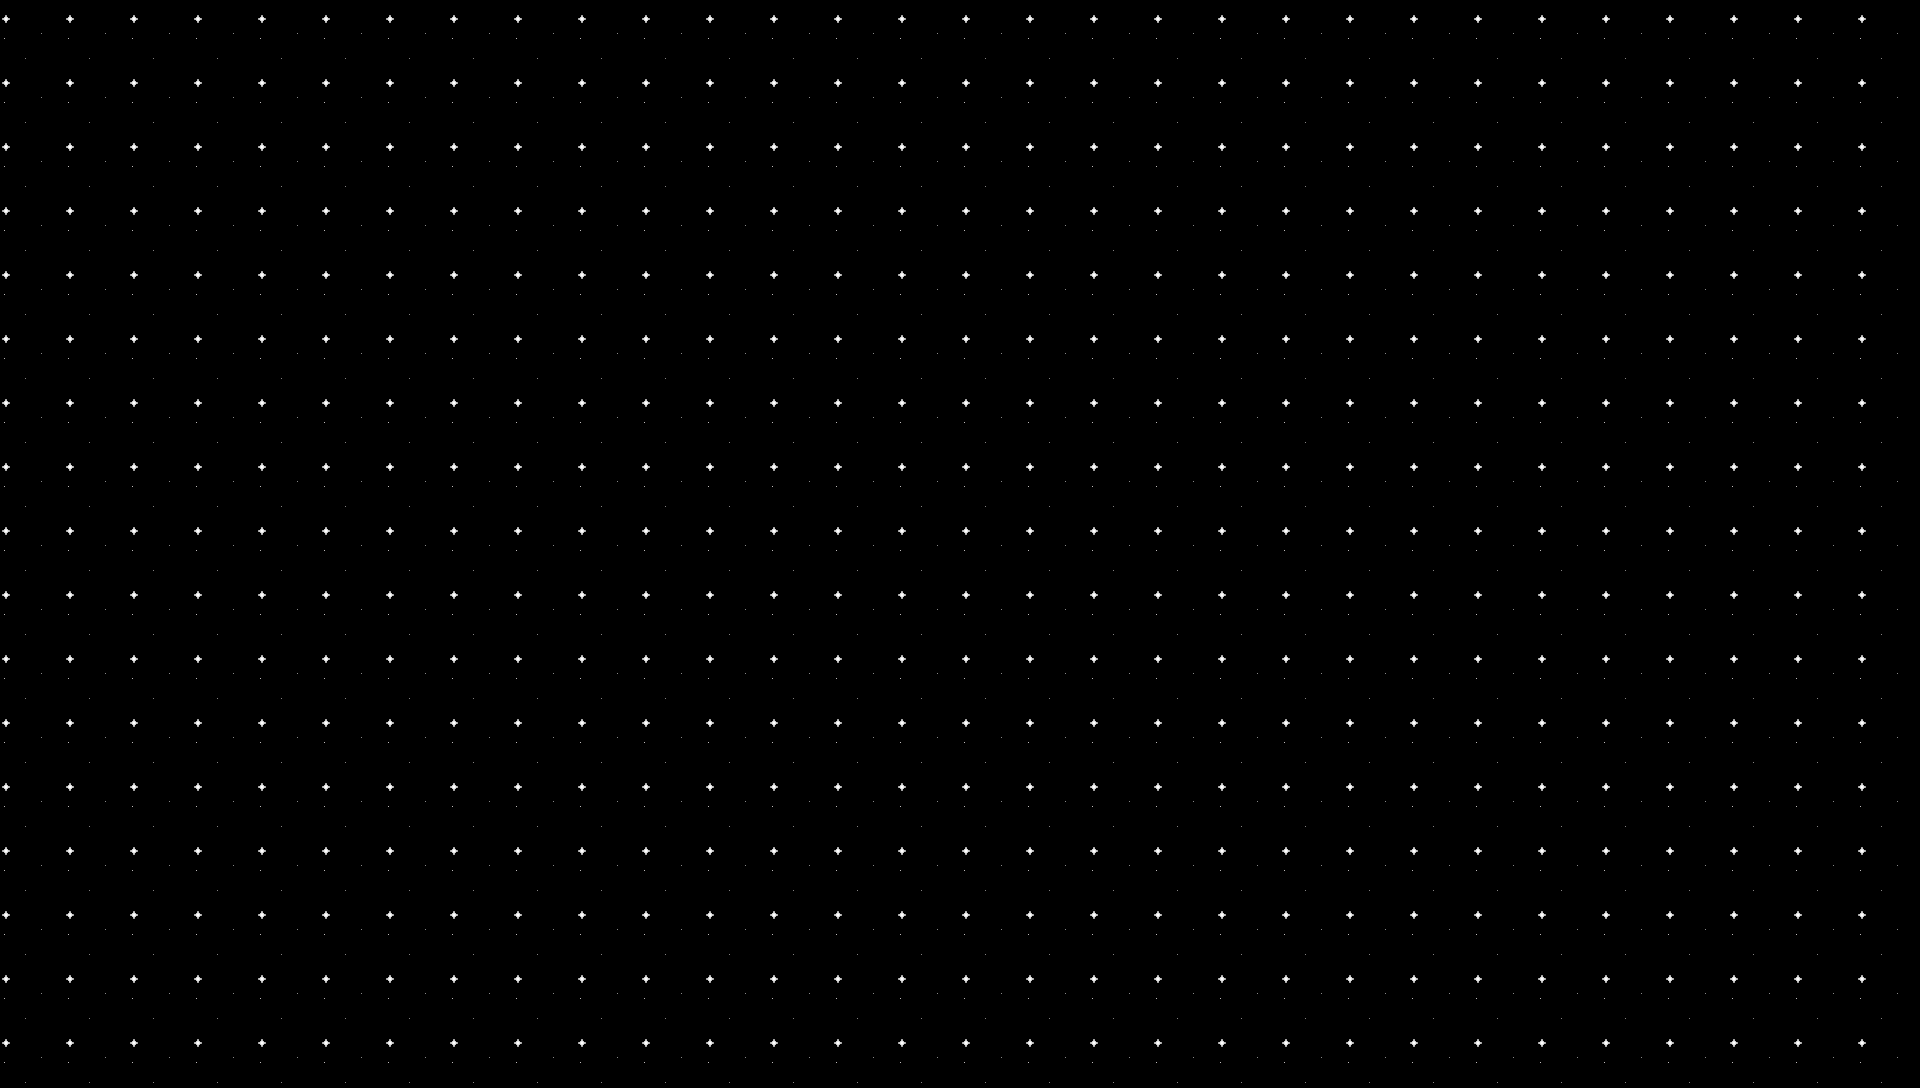

A level layout from a 2D game, rendered from its tile map. Below: a short description, then the map file with tile-grid data replaced by summaries:
An orthogonal 30x17 tile map with 64x64 px tiles, 3 tile layers (Capa de patrones 1, Capa de patrones 2, Capa de patrones 3).

<map version="1.10" tiledversion="1.11.1" orientation="orthogonal" renderorder="right-down" width="30" height="17" tilewidth="64" tileheight="64" infinite="0" nextlayerid="5" nextobjectid="1">
 <tileset firstgid="1" source="images/tilemap/tilesetSpace.tsx" />
 <layer id="1" name="Capa de patrones 1" width="30" height="17">
  <data>[510 cells, 510 non-empty, 1 distinct tile ids]</data>
 </layer>
 <layer id="2" name="Capa de patrones 2" width="30" height="17">
  <data>[510 cells, 0 non-empty, 0 distinct tile ids]</data>
 </layer>
 <layer id="3" name="Capa de patrones 3" width="30" height="17">
  <data>[510 cells, 0 non-empty, 0 distinct tile ids]</data>
 </layer>
 <objectgroup id="4" name="Capa de Objetos 1" />
</map>